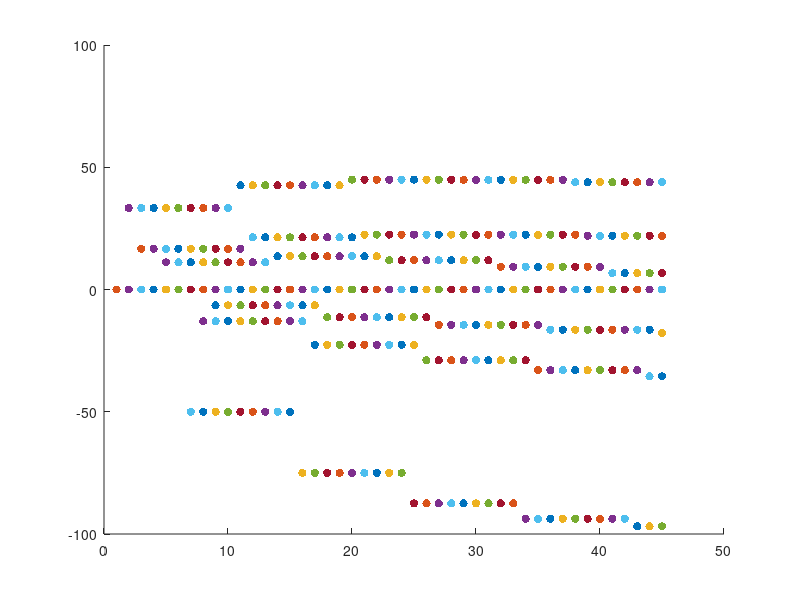

The MATLAB source for this figure:
function main_grid_montecarl()
row = 3;
col = 4;
start.row = 3;
start.col = 4;
start;
goal.row= 1;
goal.col = 1;
goal;
N_goal.row=2;
N_goal.col=1;
N_goal;
barrier.row=2;
barrier.col=3;
barrier;
gamma = 1;
rewards=zeros(row,col);
rewards(barrier.row,barrier.col)=0;
rewards(goal.row,goal.col)=100;
rewards(N_goal.row,N_goal.col)=-100;
iteration = 1;
count=0;
iterate=0;
v_action=make_action(row,col,4,barrier,goal,N_goal);
disp(v_action)
color=['m','g','c','r','y','b','k','m','c','k','m','g','c'];
v=zeros(row,col);
figure(1);
set(gcf,'Position',[0,0,500,500])
while (count<5)
    count=count+1;
    v(goal.row,goal.col)=0;
    v(N_goal.row,N_goal.col)=0;
    v(barrier.row,barrier.col)=0;
    b_change=0;
    for r=1:row
        for c=1:col  
            if ~((barrier.row==r&& barrier.col==c)||(goal.row==r&&...
                                goal.col==c)||(N_goal.row==r&& N_goal.col==c))
                old_v=v(r,c);
                iterate=iterate+1;
                new_v=0;
                pa=1/sum(v_action(r,c,:));
                a=v_action(r,c,:);
                b=find(a);
                for A=1:length(b)
                    v(goal.row,goal.col)=0;
                    v(N_goal.row,N_goal.col)=0;
                    next_state=getNext([r,c],b(A),row,col);
                    disp( next_state)
                    reward=rewards(next_state(1),next_state(2));
                    %disp(reward)
                    new_v=new_v+(pa*1.0*(reward+(gamma*(v(next_state(1),next_state(2))))));
                    %fprintf('new_v: %d\n', new_v)
                end
                hold on
                scatter(iterate,v(3,1),'filled',color(1));
                scatter(iterate,v(1,2),'filled',color(2));
                scatter(iterate,v(2,2),'filled',color(3));
                scatter(iterate,v(3,2),'filled',color(4));
                scatter(iterate,v(1,3),'filled',color(5));
                scatter(iterate,v(3,3),'filled',color(6));
                scatter(iterate,v(1,4),'filled',color(7));
                scatter(iterate,v(2,4),'filled',color(8));
                scatter(iterate,v(3,4),'filled',color(9));
                v(r,c)=new_v;
                %fprintf('Episode: %d\n', iterate)
                b_change=max(b_change,old_v-v(r,c));
            end
        end
        v(goal.row,goal.col)=0;
        v(N_goal.row,N_goal.col)=0;
        v(barrier.row,barrier.col)=0;
    end
    disp(v)
end
% disp(iterate)
disp(v)
end

function c= make_action(row,col,action_size,barrier,goal,N_goal)
    v=zeros(row,col,action_size);
    action=[1,1,1,1];
    for r=1:row
        for c=1:col 
            if ~((barrier.row==r&& barrier.col==c)||(goal.row==r&&...
                                goal.col==c)||(N_goal.row==r&& N_goal.col==c))
                A=1;
                recent(1)=0;
                recent(2)=0;
                while (A<=action_size)
                    recent(1)=r;
                    recent(2)=c;
                    if A==1
                        recent(1)=recent(1)+1;
                        recent(2)=recent(2);
                    elseif A==2
                        recent(1)=recent(1)-1;
                        recent(2)=recent(2);
                    elseif A==3
                        recent(1)=recent(1);
                        recent(2)=recent(2)+1;                   
                    elseif A==4
                        recent(1)= recent(1);
                        recent(2)=recent(2)-1;
                    end
                    if (recent(1)>0 && recent(1)<=row)
                        if (recent(2)>0 && recent(2)<=col)
                            if ~((barrier.row==recent(1)&& barrier.col==recent(2))||(goal.row==recent(1)&&...
                                    goal.col==recent(2))||(N_goal.row==recent(1)&& N_goal.col==recent(2)))
                                v(recent(1),recent(2),A)=action(A);
                            else
                                 v(r,c,A)=0;
                            end
                        end
                    end
                    A=A+1;
                end
            end
        end
        v(3,1,1)=1;
        v(1,2,3)=1;
        v(2,2,3)=1;
    end 
    c=v;
end
                    
function pos = getNext(now, action,row,col)
    current.row=now(1);
    current.col=now(2);
    last=current;
    pos.row=now(1);
    pos.col=now(2);
    switch action
        case 3 %east
            pos.col= current.col + 1;
        case 2 %south
            pos.row= current.row + 1;
        case 4 %west
            pos.col= current.col - 1;
        case 1 %north
            pos.row= current.row - 1;
    disp([pos.row,pos.col])
    end
    if (pos.col==3 && pos.row==2)
        pos.row=last.row;
        pos.col=last.col;
    end
    if(pos.col <= 0)
        pos.col = 1; end
    if(pos.col > col)
        pos.col = col; end
    if(pos.row <= 0)
        pos.row = 1; end
    if(pos.row > row)
        pos.row = row; end
    pos=[pos.row,pos.col];
end


